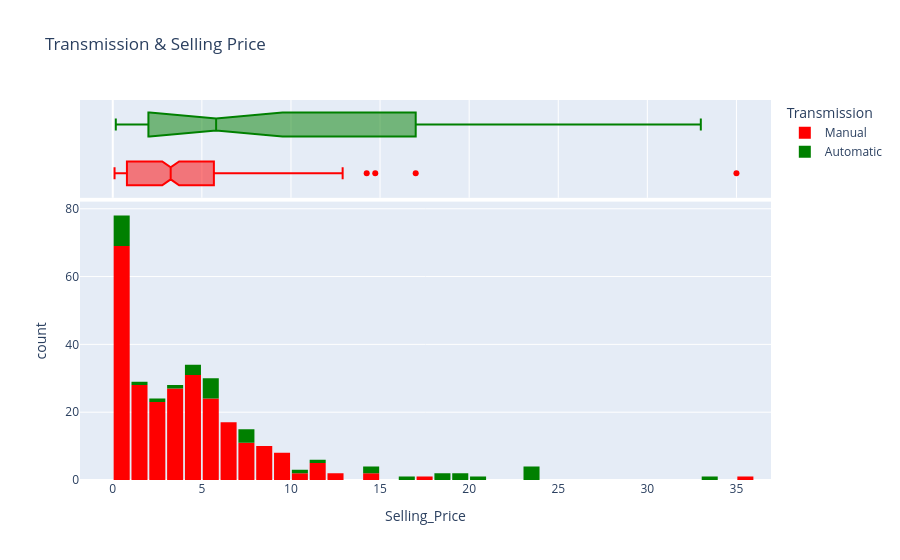

This figure's notebook cell:
### Markdown cell above
**Observation** (Transmission type)
---
This visualization provides insight into how transmission type(Manual/Automatic) affects vehicle selling prices. <br>
The histogram reveals that **manual transmission vehicles** (red) dominate the dataset, with most sales concentrated at lower price points, indicating affordability and higher market volume. <br>
In contrast, **automatic transmission vehicles** (green) exhibit a broader distribution and higher price range, suggesting stronger resale value and appeal among premium buyers. <br>
The box plot support these findings as automatic cars have a higher median and wider interquartile range, reflecting greater variability and higher overall valuations.

### Code cell
selling_price = px.histogram(cars, x = 'Selling_Price', marginal = 'box', color= 'Transmission', color_discrete_sequence = ['red', 'green'], title = 'Transmission & Selling Price', nbins= 40) #marginal puts that box ontop of the box on top of the plot to seen the pecentiles, median, etc.
#color will color a particular grapgh using two categories from a colum that contains E.g. Yes/No
selling_price.update_layout(bargap=0.1) 
selling_price.show()

### Figure 1 — Plotly figure (JSON) as saved in the notebook; plotly's stock layout.template omitted (floating-point values rounded to 4 significant figures; data arrays with more than 128 entries replaced by an {"elided": "..."} marker saying what was removed)
{"data": [{"bingroup": "x", "hovertemplate": "Transmission=Manual<br>Selling_Price=%{x}<br>count=%{y}<extra></extra>", "legendgroup": "Manual", "marker": {"color": "red", "pattern": {"shape": ""}}, "name": "Manual", "nbinsx": 40, "orientation": "v", "showlegend": true, "type": "histogram", "x": {"elided": "261 float values"}, "xaxis": "x", "yaxis": "y"}, {"hovertemplate": "Transmission=Manual<br>Selling_Price=%{x}<extra></extra>", "legendgroup": "Manual", "marker": {"color": "red"}, "name": "Manual", "notched": true, "showlegend": false, "type": "box", "x": {"elided": "261 float values"}, "xaxis": "x2", "yaxis": "y2"}, {"bingroup": "x", "hovertemplate": "Transmission=Automatic<br>Selling_Price=%{x}<br>count=%{y}<extra></extra>", "legendgroup": "Automatic", "marker": {"color": "green", "pattern": {"shape": ""}}, "name": "Automatic", "nbinsx": 40, "orientation": "v", "showlegend": true, "type": "histogram", "x": [7.5, 4.4, 5.85, 7.5, 7.75, 14.9, 23.0, 18.0, 16.0, 3.6, 19.99, 18.75, 23.5, 33.0, 19.75, 1.5, 5.25, 14.5, 23.0, 2.5, 23.0, 4.0, 20.75, 0.48, 0.45, 0.45, 0.4, 0.35, 0.35, 0.25, 0.25, 0.17, 5.15, 4.5, 5.11, 11.45, 5.4, 10.9, 7.4, 5.75], "xaxis": "x", "yaxis": "y"}, {"hovertemplate": "Transmission=Automatic<br>Selling_Price=%{x}<extra></extra>", "legendgroup": "Automatic", "marker": {"color": "green"}, "name": "Automatic", "notched": true, "showlegend": false, "type": "box", "x": [7.5, 4.4, 5.85, 7.5, 7.75, 14.9, 23.0, 18.0, 16.0, 3.6, 19.99, 18.75, 23.5, 33.0, 19.75, 1.5, 5.25, 14.5, 23.0, 2.5, 23.0, 4.0, 20.75, 0.48, 0.45, 0.45, 0.4, 0.35, 0.35, 0.25, 0.25, 0.17, 5.15, 4.5, 5.11, 11.45, 5.4, 10.9, 7.4, 5.75], "xaxis": "x2", "yaxis": "y2"}], "layout": {"bargap": 0.1, "barmode": "relative", "legend": {"title": {"text": "Transmission"}, "tracegroupgap": 0}, "title": {"text": "Transmission & Selling Price"}, "xaxis": {"anchor": "y", "domain": [0, 1], "title": {"text": "Selling_Price"}}, "xaxis2": {"anchor": "y2", "domain": [0, 1], "matches": "x", "showgrid": true, "showticklabels": false}, "yaxis": {"anchor": "x", "domain": [0, 0.7326], "title": {"text": "count"}}, "yaxis2": {"anchor": "x2", "domain": [0.7426, 1], "matches": "y2", "showgrid": false, "showline": false, "showticklabels": false, "ticks": ""}}}
